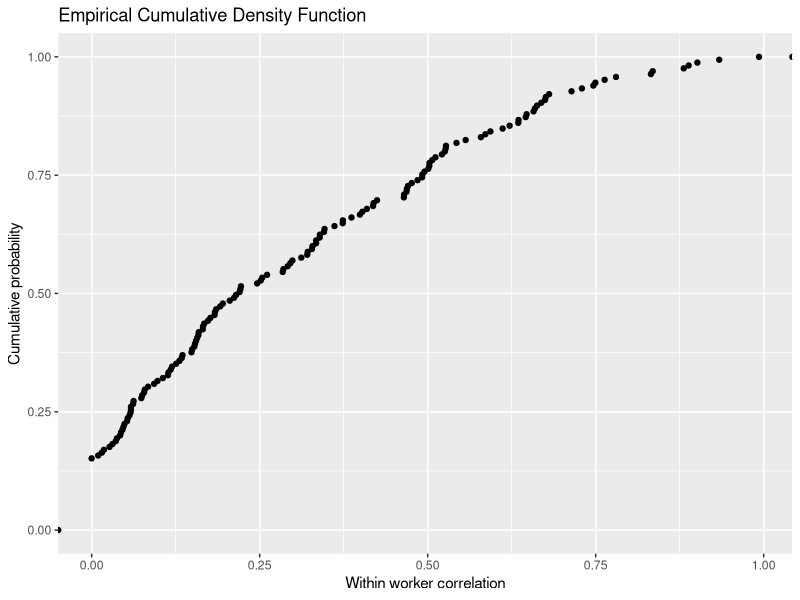

Generate this figure with R:
#' ---
#' title: "Descriptive analysis of the Kromhout et al 1993 database"
#' author: "Jérôme Lavoué"
#' date: "October 15, 2021"
#' output: github_document
#' ---
#' 
#' 

library(ggplot2)

data <- read.csv('Raw data/Kromout93Table/kromhout.gsd.database.csv',stringsAsFactors=F)

data$rho <- data$sb^2 / (data$sb^2 + data$sw^2)

#' The ECDF of the 165 within worker correlation values in Kromhout et al 1993

ggplot( data , aes(rho) ) + stat_ecdf(geom = "point") + labs(title="Empirical Cumulative Density Function",y = "Cumulative probability", x="Within worker correlation")
